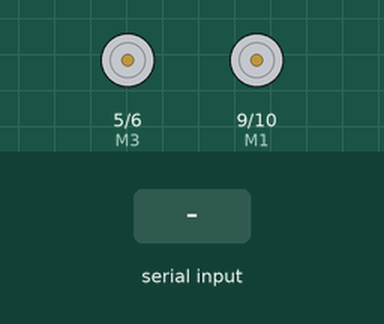
A sketch run on a simulated Arduino Uno, built with avr-gcc and run on an emulated ATmega328P. Parts: motor-driver pin pairs drawn as motors (green arrow = first pin HIGH = forward, orange = second pin HIGH = backward, longer = more drive). Inputs (shaded band) come from the test bench.

Above: at 1.2 s.
1.3 s: "F" received over Serial
At 2.2 s:
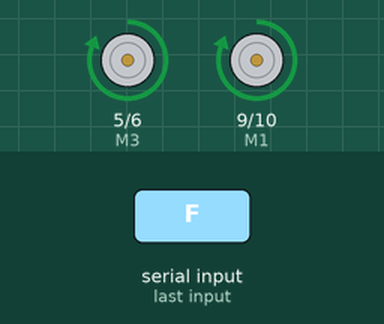
2.8 s: "B" received over Serial
At 3.3 s:
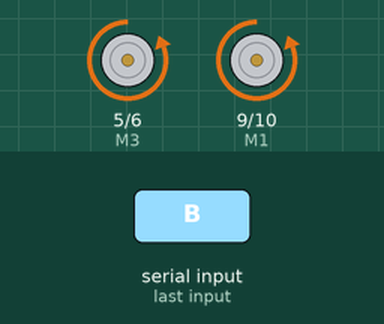
4.3 s: "R" received over Serial
At 5.5 s:
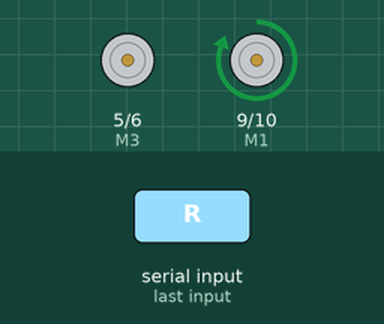
5.8 s: "L" received over Serial
At 6.8 s:
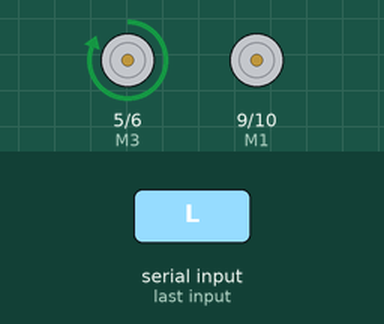
7.3 s: "S" received over Serial
At 8.0 s:
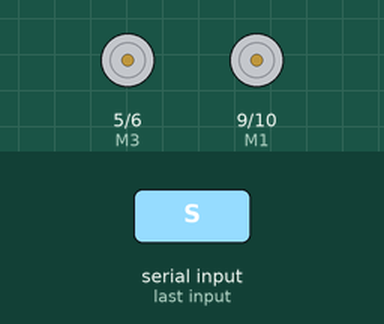
Timing chart, 0 to 9.8 s (numbered marks = the images above; inputs shaded):
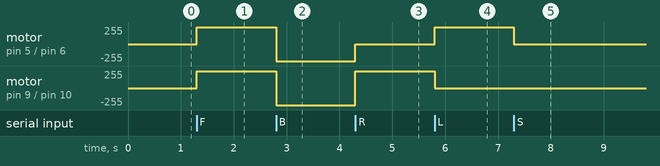

The sketch:

UGV_control.ino
```cpp
// Define PWM pins for each side of motor

//UGV LEFT
int M1 = 9; // PWM pin 9,
int M2 = 10; //PWM pin 10,

int state = 0;

//UGV RIGHT
int M3 = 5; //PWM pin 5,
int M4 = 6; //PWM pin 6,

void setup() {

  Serial.begin(9600);
  pinMode(M1, OUTPUT);
  pinMode(M2, OUTPUT);
  pinMode(M3, OUTPUT);
  pinMode(M4, OUTPUT);

  // For left motor off:
    digitalWrite(M1, LOW);
    digitalWrite(M2, LOW);

    // For right motor off
    digitalWrite(M3, LOW);
    digitalWrite(M4, LOW);

}

void loop() {

   if(Serial.available() > 0) { // Checking if available data
    state = Serial.read(); // Reads the data from serial

    if(state == 'F'){

    // For left motor forward:
    digitalWrite(M1, HIGH);
    digitalWrite(M2, LOW);

    // For right motor forward
    digitalWrite(M3, HIGH);
    digitalWrite(M4, LOW);
    }

    if(state == 'B'){

    // For left motor reverse:
    digitalWrite(M1, LOW);
    digitalWrite(M2, HIGH);

    // For right motor reverse
    digitalWrite(M3, LOW);
    digitalWrite(M4, HIGH);
    }

    // For right hand turn, want left motor forward, right motor off
    if(state == 'R'){

    // For left motor forward:
    digitalWrite(M1, HIGH);
    digitalWrite(M2, LOW);

    // For right motor off
    digitalWrite(M3, LOW);
    digitalWrite(M4, LOW);
    }


    // For left hand turn, want right motor forward, left motor off
    if(state == 'L'){

    // For left motor off:
    digitalWrite(M1, LOW);
    digitalWrite(M2, LOW);

    // For right motor forward
    digitalWrite(M3, HIGH);
    digitalWrite(M4, LOW);
    }

    // Full Stop
    if(state == 'S'){

    // For left motor off:
    digitalWrite(M1, LOW);
    digitalWrite(M2, LOW);

    // For right motor off
    digitalWrite(M3, LOW);
    digitalWrite(M4, LOW);
    }
   }


}
```

Measured:
- after the input at 1.3 s, motor on pin 5 (M3) / pin 6 (M4), motor on pin 9 (M1) / pin 10 (M2): stopped → forward 255/255 at once
- after the input at 2.8 s, motor on pin 5 (M3) / pin 6 (M4), motor on pin 9 (M1) / pin 10 (M2): forward 255/255 → backward 255/255 at once
- after the input at 4.3 s, motor on pin 5 (M3) / pin 6 (M4): backward 255/255 → stopped at once; motor on pin 9 (M1) / pin 10 (M2): backward 255/255 → forward 255/255 at once
- after the input at 5.8 s, motor on pin 5 (M3) / pin 6 (M4): stopped → forward 255/255 at once; motor on pin 9 (M1) / pin 10 (M2): forward 255/255 → stopped at once
- after the input at 7.3 s, motor on pin 5 (M3) / pin 6 (M4): forward 255/255 → stopped at once
